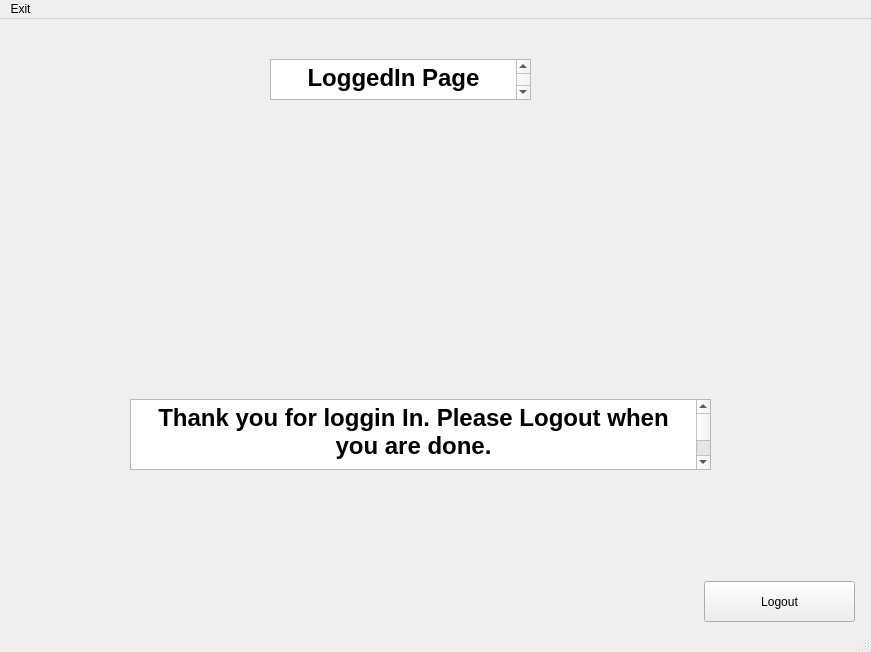
<?xml version="1.0" encoding="UTF-8"?>
<ui version="4.0">
 <class>MainWindow</class>
 <widget class="QMainWindow" name="MainWindow">
  <property name="geometry">
   <rect>
    <x>0</x>
    <y>0</y>
    <width>871</width>
    <height>652</height>
   </rect>
  </property>
  <property name="windowTitle">
   <string>MainWindow</string>
  </property>
  <widget class="QWidget" name="centralwidget">
   <widget class="QTextEdit" name="textEdit">
    <property name="geometry">
     <rect>
      <x>270</x>
      <y>40</y>
      <width>261</width>
      <height>41</height>
     </rect>
    </property>
    <property name="html">
     <string>&lt;!DOCTYPE HTML PUBLIC &quot;-//W3C//DTD HTML 4.0//EN&quot; &quot;http://www.w3.org/TR/REC-html40/strict.dtd&quot;&gt;
&lt;html&gt;&lt;head&gt;&lt;meta name=&quot;qrichtext&quot; content=&quot;1&quot; /&gt;&lt;style type=&quot;text/css&quot;&gt;
p, li { white-space: pre-wrap; }
&lt;/style&gt;&lt;/head&gt;&lt;body style=&quot; font-family:'MS Shell Dlg 2'; font-size:8.25pt; font-weight:400; font-style:normal;&quot;&gt;
&lt;p align=&quot;center&quot; style=&quot; margin-top:0px; margin-bottom:0px; margin-left:0px; margin-right:0px; -qt-block-indent:0; text-indent:0px;&quot;&gt;&lt;span style=&quot; font-size:18pt; font-weight:600;&quot;&gt;LoggedIn Page&lt;/span&gt;&lt;/p&gt;
&lt;p align=&quot;center&quot; style=&quot;-qt-paragraph-type:empty; margin-top:0px; margin-bottom:0px; margin-left:0px; margin-right:0px; -qt-block-indent:0; text-indent:0px; font-size:18pt; font-weight:600;&quot;&gt;&lt;br /&gt;&lt;/p&gt;
&lt;p align=&quot;center&quot; style=&quot;-qt-paragraph-type:empty; margin-top:0px; margin-bottom:0px; margin-left:0px; margin-right:0px; -qt-block-indent:0; text-indent:0px; font-size:18pt; font-weight:600;&quot;&gt;&lt;br /&gt;&lt;/p&gt;&lt;/body&gt;&lt;/html&gt;</string>
    </property>
   </widget>
   <widget class="QLabel" name="label">
    <property name="geometry">
     <rect>
      <x>290</x>
      <y>120</y>
      <width>231</width>
      <height>171</height>
     </rect>
    </property>
    <property name="text">
     <string>&lt;html&gt;&lt;head/&gt;&lt;body&gt;&lt;p&gt;&lt;img src=&quot;:/newPrefix/Webp.net-resizeimage.jpg&quot;/&gt;&lt;/p&gt;&lt;/body&gt;&lt;/html&gt;</string>
    </property>
   </widget>
   <widget class="QPushButton" name="pushButton_2">
    <property name="geometry">
     <rect>
      <x>704</x>
      <y>562</y>
      <width>151</width>
      <height>41</height>
     </rect>
    </property>
    <property name="text">
     <string>Logout</string>
    </property>
   </widget>
   <widget class="QTextEdit" name="textEdit_3">
    <property name="geometry">
     <rect>
      <x>130</x>
      <y>380</y>
      <width>581</width>
      <height>71</height>
     </rect>
    </property>
    <property name="html">
     <string>&lt;!DOCTYPE HTML PUBLIC &quot;-//W3C//DTD HTML 4.0//EN&quot; &quot;http://www.w3.org/TR/REC-html40/strict.dtd&quot;&gt;
&lt;html&gt;&lt;head&gt;&lt;meta name=&quot;qrichtext&quot; content=&quot;1&quot; /&gt;&lt;style type=&quot;text/css&quot;&gt;
p, li { white-space: pre-wrap; }
&lt;/style&gt;&lt;/head&gt;&lt;body style=&quot; font-family:'MS Shell Dlg 2'; font-size:8.25pt; font-weight:400; font-style:normal;&quot;&gt;
&lt;p align=&quot;center&quot; style=&quot; margin-top:0px; margin-bottom:0px; margin-left:0px; margin-right:0px; -qt-block-indent:0; text-indent:0px;&quot;&gt;&lt;span style=&quot; font-size:18pt; font-weight:600;&quot;&gt;Thank you for loggin In. Please Logout when you are done.&lt;/span&gt;&lt;/p&gt;
&lt;p align=&quot;center&quot; style=&quot;-qt-paragraph-type:empty; margin-top:0px; margin-bottom:0px; margin-left:0px; margin-right:0px; -qt-block-indent:0; text-indent:0px; font-size:18pt; font-weight:600;&quot;&gt;&lt;br /&gt;&lt;/p&gt;
&lt;p align=&quot;center&quot; style=&quot;-qt-paragraph-type:empty; margin-top:0px; margin-bottom:0px; margin-left:0px; margin-right:0px; -qt-block-indent:0; text-indent:0px; font-size:18pt; font-weight:600;&quot;&gt;&lt;br /&gt;&lt;/p&gt;&lt;/body&gt;&lt;/html&gt;</string>
    </property>
   </widget>
  </widget>
  <widget class="QMenuBar" name="menubar">
   <property name="geometry">
    <rect>
     <x>0</x>
     <y>0</y>
     <width>871</width>
     <height>21</height>
    </rect>
   </property>
   <widget class="QMenu" name="menuExit">
    <property name="title">
     <string>Exit</string>
    </property>
   </widget>
   <addaction name="menuExit"/>
  </widget>
  <widget class="QStatusBar" name="statusbar"/>
 </widget>
 <resources>
  <include location="rochePic.qrc"/>
 </resources>
 <connections/>
</ui>
